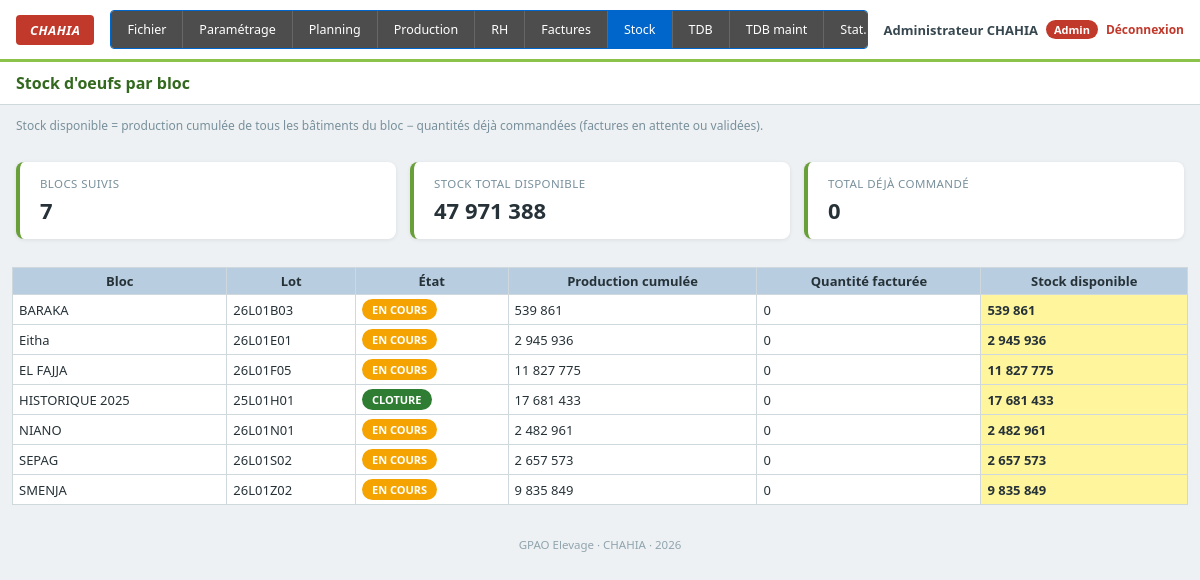
Screenshot of /stock.php (signed in) with the database file from the repository.
### tables this page shows
CREATE TABLE blocs (
    id                     INT AUTO_INCREMENT PRIMARY KEY,
    exercice               INT NOT NULL,
    speculation            VARCHAR(30) DEFAULT 'Pondeuse',
    nom                    VARCHAR(100) NOT NULL,
    lot_code               VARCHAR(30)  NOT NULL,
    superficie             INT DEFAULT 0,
    effectif_entree        INT DEFAULT 0,
    date_debut_nettoyage   DATE NULL,
    date_entree_effectif   DATE NULL,
    date_cloture           DATE NULL,
    etat                   VARCHAR(20) DEFAULT 'EN COURS',
    valide                 TINYINT(1) DEFAULT 0,
    UNIQUE KEY uk_lot_code (lot_code)
);

### functions.php (called while the page is built, shortened)
<?php
function fmtNum($v): string
{
    return number_format((float)$v, 0, ',', ' ');
}
function getStockBloc(PDO $pdo, int $blocId): array
{
    $stmt = $pdo->prepare("
        SELECT COALESCE(SUM(s.production_totale), 0) AS total
        FROM saisies s
        JOIN batiments b ON b.id = s.batiment_id
        WHERE b.bloc_id = ?
    ");
    $stmt->execute([$blocId]);
    $productionTotale = (float)$stmt->fetchColumn();
    $stmt = $pdo->prepare("
        SELECT COALESCE(SUM(quantite), 0) FROM factures
        WHERE bloc_id = ? AND statut IN ('en_attente','validee')
    ");
    $stmt->execute([$blocId]);
    $quantiteFacturee = (float)$stmt->fetchColumn();
    return [
        'production_totale'  => $productionTotale,
        'quantite_facturee'  => $quantiteFacturee,
        'stock_disponible'   => max(0, $productionTotale - $quantiteFacturee),
    ];
}
function getStockTousBlocs(PDO $pdo): array
{
    $blocs = $pdo->query("SELECT * FROM blocs ORDER BY nom")->fetchAll();
    $out = [];
    foreach ($blocs as $b) {
        $stock = getStockBloc($pdo, (int)$b['id']);
        $out[] = array_merge($b, $stock);
    }
    return $out;
}

### stock.php (the view, shortened to what this page needs)
<?php
require_once 'config.php';
require_once 'functions.php';
$stockBlocs = getStockTousBlocs($pdo);
require_once 'includes/header.php';
?>
<div class="page-header">
    <h1>Stock d'oeufs par bloc</h1>
</div>
<p class="hint">Stock disponible = production cumulée de tous les bâtiments du bloc − quantités déjà commandées (factures en attente ou validées).</p>
<div class="stats-cards">
    <div class="stat-card">
        <div class="stat-label">Blocs suivis</div>
        <div class="stat-value"><?= count($stockBlocs) ?></div>
    </div>
    <div class="stat-card">
        <div class="stat-label">Stock total disponible</div>
        <div class="stat-value"><?= fmtNum(array_sum(array_column($stockBlocs, 'stock_disponible'))) ?></div>
    </div>
    <div class="stat-card">
        <div class="stat-label">Total déjà commandé</div>
        <div class="stat-value"><?= fmtNum(array_sum(array_column($stockBlocs, 'quantite_facturee'))) ?></div>
    </div>
</div>
<div class="table-wrapper">
<table class="tdb">
<thead>
<tr>
    <th>Bloc</th><th>Lot</th><th>État</th>
    <th>Production cumulée</th><th>Quantité facturée</th><th>Stock disponible</th>
</tr>
</thead>
<tbody>
<?php foreach ($stockBlocs as $b): ?>
    <tr>
        <td><?= htmlspecialchars($b['nom']) ?></td>
        <td><?= htmlspecialchars($b['lot_code']) ?></td>
        <td><span class="badge badge-<?= $b['etat']==='EN COURS'?'en_attente':'validee' ?>"><?= htmlspecialchars($b['etat']) ?></span></td>
        <td class="num"><?= fmtNum($b['production_totale']) ?></td>
        <td class="num"><?= fmtNum($b['quantite_facturee']) ?></td>
        <td class="num highlight"><?= fmtNum($b['stock_disponible']) ?></td>
    </tr>
<?php endforeach; ?>
</tbody>
</table>
</div>
<?php require_once 'includes/footer.php'; ?>

### assets/style.css (style rules this page uses)
:root { --vert: #8bc34a; --vert-fonce: #689f38; --bleu-entete: #b8cde0; --bleu-sous-entete: #d6e4ef; --bleu-total-centre: #a9c9e0; --bleu-total-societe: #7fa9cc; --rouge: #c62828; --vert-positif: #2e7d32; --gris-bord: #cfd8dc; --gris-ligne-alt: #f7f9fa; }
* { box-sizing: border-box; }
body { font-family: 'Segoe UI', Tahoma, Arial, sans-serif; margin: 0; background: #eef1f3; color: #263238; font-size: 13px; }
.page-header { display: flex; align-items: center; justify-content: space-between; flex-wrap: wrap; gap: 10px; background: #fff; padding: 10px 16px; border-bottom: 1px solid var(--gris-bord); }
.page-header h1 { font-size: 16px; margin: 0; color: #33691e; }
.table-wrapper { overflow-x: auto; padding: 12px; }
table.tdb { border-collapse: collapse; width: 100%; min-width: 900px; background: #fff; }
table.tdb th, table.tdb td { border: 1px solid var(--gris-bord); padding: 4px 6px; text-align: left; white-space: nowrap; }
table.tdb thead tr th { background: var(--bleu-entete); text-align: center; font-weight: 700; }
td.num, th.num { text-align: right; font-variant-numeric: tabular-nums; }
td.highlight { background: #fff59d; font-weight: 600; }
.stats-cards { display: flex; flex-wrap: wrap; gap: 14px; padding: 16px; }
.stat-card { background: #fff; border-radius: 8px; padding: 14px 20px; box-shadow: 0 1px 4px rgba(0,0,0,0.08); flex: 1; min-width: 180px; border-left: 4px solid var(--vert-fonce); }
.stat-label { font-size: 11.5px; color: #78909c; text-transform: uppercase; letter-spacing: 0.4px; }
.stat-value { font-size: 22px; font-weight: 800; color: #263238; margin-top: 4px; }
.hint { padding: 0 16px; color: #78909c; font-size: 12px; }
.badge { display: inline-block; padding: 3px 10px; border-radius: 12px; font-size: 11px; font-weight: 700; color: #fff; }
.badge-en_attente { background: #f4a300; }
.badge-validee { background: #2e7d32; }

### rows the page displays
blocs: nom "BARAKA", lot_code "26L01B03", etat "EN COURS", production_totale "539 861", valide "0", stock_disponible "539 861"
blocs: nom "Eitha", lot_code "26L01E01", etat "EN COURS", production_totale "2 945 936", valide "0", stock_disponible "2 945 936"
blocs: nom "EL FAJJA", lot_code "26L01F05", etat "EN COURS", production_totale "11 827 775", valide "0", stock_disponible "11 827 775"
blocs: nom "HISTORIQUE 2025", lot_code "25L01H01", etat "CLOTURE", production_totale "17 681 433", quantite_facturee "0", stock_disponible "17 681 433"
blocs: nom "NIANO", lot_code "26L01N01", etat "EN COURS", production_totale "2 482 961", valide "0", stock_disponible "2 482 961"
blocs: nom "SEPAG", lot_code "26L01S02", etat "EN COURS", production_totale "2 657 573", valide "0", stock_disponible "2 657 573"
blocs: nom "SMENJA", lot_code "26L01Z02", etat "EN COURS", production_totale "9 835 849", valide "0", stock_disponible "9 835 849"

### other values shown
$label "Fichier"
$label "Paramétrage"
$label "Planning"
$label "Production"
$label "RH"
$label "Factures"
$label "Stock"
$label "TDB"
$label "TDB maint"
$label "Stat.…"
$user['nom_complet'] "Administrateur CHAHIA"
count($stockBlocs) "7"
fmtNum(array_sum(array_column($stockBlocs, 'stock_disponible'))) "47 971 388"
fmtNum(array_sum(array_column($stockBlocs, 'quantite_facturee'))) "0"
